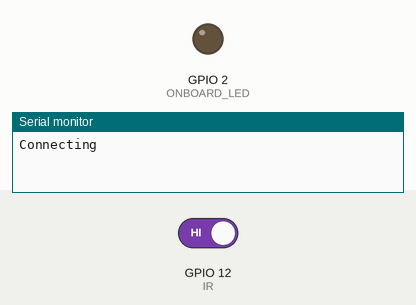
Bench run of a sketch on a simulated ESP32. Shown: output pins drawn as LEDs (lit = HIGH), the last lines printed to the serial monitor. The inputs (shaded band) are chosen by the test bench; at power-on: GPIO 12 (IR) HIGH. WiFi joins after 1.5 s; servers stay silent unless stated; uploads are accepted with an empty reply.

Above: at 0.1 s.
At 2.1 s:
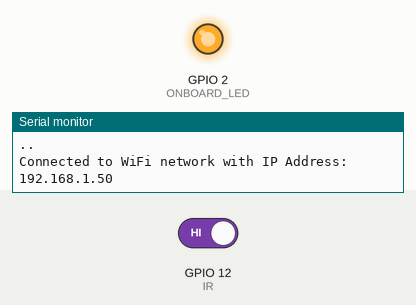
Timing chart, 0 to 4.0 s (numbered marks = the images above):
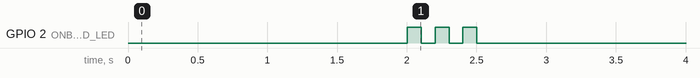

The sketch:

squeakmail.ino
```cpp
#include <WiFi.h>
#include <HTTPClient.h>
//EDIT THESE VARIABLES/////
const char* ssid = "TBD";  //Replace TBD with your Wifi SSID
const char* password = "TBD"; //Replace TBD with your Wifi password
const char* serverName = "TBD"; //Replace TBD with your IFTTT API Key
unsigned long timerDelay = 30000;  //how often you get emails once a mouse has been trapped.  30000 = 30 seconds
///////////////////////////
unsigned long lastTime = 0;
unsigned long trapTime = 0;
bool mouseTrapped = false;

#define ONBOARD_LED  2

#define IR 12
int detection = HIGH;
void setup() {
  Serial.begin (9600);
  pinMode(IR, INPUT);

  WiFi.begin(ssid, password);
  Serial.println("Connecting");
  while(WiFi.status() != WL_CONNECTED) {
    delay(1000);
    Serial.print(".");
  }
  Serial.println("");
  Serial.print("Connected to WiFi network with IP Address: ");
  Serial.println(WiFi.localIP());

  pinMode(ONBOARD_LED,OUTPUT);
//  pinMode(led, OUTPUT);
//  pinMode(led2, OUTPUT);
    digitalWrite(ONBOARD_LED,HIGH);
    delay(100);
    digitalWrite(ONBOARD_LED,LOW);
    delay(100);
    digitalWrite(ONBOARD_LED,HIGH);
    delay(100);
    digitalWrite(ONBOARD_LED,LOW);
    delay(100);
    digitalWrite(ONBOARD_LED,HIGH);
    delay(100);
    digitalWrite(ONBOARD_LED,LOW);
String httpRequestData = "value1=" + String("trap #1 initiated");
Serial.println(httpRequestData);
    if(WiFi.status()== WL_CONNECTED){
      HTTPClient http;
     http.begin(serverName);
     http.addHeader("Content-Type", "application/x-www-form-urlencoded");
     int httpResponseCode = http.POST(httpRequestData);
      Serial.print("HTTP Response code: ");
      Serial.println(httpResponseCode);
      http.end();
    }
}
void loop() {
  detection = digitalRead(IR);

  if (mouseTrapped != true) {
    trapTime = millis();
  }
  unsigned long trapDays = millis() / 1000 / 60 / 60 / 24;
  unsigned long trapHours = ((millis() - (trapDays * 1000 * 60 * 60 * 24)) / 1000 / 60 / 60);
  unsigned long trapMinutes = (millis() - (trapDays * 1000 * 60 * 60 * 24) - (trapHours * 1000 * 60 * 60)) / 1000 / 60;
  unsigned long trapSeconds = (millis() - (trapDays * 1000 * 60 * 60 * 24) - (trapHours * 1000 * 60 * 60) - (trapMinutes * 1000 * 60)) / 1000;

  unsigned long mouseDays = millis() / 1000 / 60 / 60 / 24;
  unsigned long mouseHours = ((millis() - trapTime - (mouseDays * 1000 * 60 * 60 * 24)) / 1000 / 60 / 60);
  unsigned long mouseMinutes = (millis() - trapTime - (mouseDays * 1000 * 60 * 60 * 24) - (mouseHours * 1000 * 60 * 60)) / 1000 / 60;
  unsigned long mouseSeconds = (millis() - trapTime - (mouseDays * 1000 * 60 * 60 * 24) - (mouseHours * 1000 * 60 * 60) - (mouseMinutes * 1000 * 60)) / 1000;

  String httpRequestData = "value1=" + String("trap #1 has been running for ") + trapDays + String(" days ") +
  trapHours + String(" hours ") + trapMinutes + String(" minutes ") + trapSeconds + String(" seconds. ") +
  "&value2=" + String("Mouse has been trapped for ") + mouseDays + String(" days ") +
  mouseHours + String(" hours ") + mouseMinutes + String(" minutes ") +
  mouseSeconds + String(" seconds");
  Serial.println(httpRequestData);

  if(detection == LOW){
    digitalWrite(ONBOARD_LED,HIGH); // When the Red condition is met, the Green LED should turn off
    mouseTrapped = true;
    if ((millis() - lastTime) > timerDelay) {
    //Check WiFi connection status
      if(WiFi.status()== WL_CONNECTED){
        HTTPClient http;

        // Your Domain name with URL path or IP address with path
        http.begin(serverName);

        // Specify content-type header
        http.addHeader("Content-Type", "application/x-www-form-urlencoded");
        // Data to send with HTTP POST
        //String httpRequestData = "value1=" + String("trap #1 has been running for ") + String(millis() / 1000) + String(" seconds. ") + String("Mouse has been trapped for ") + String((millis() - trapTime)/1000) + String(" seconds");
        // Send HTTP POST request
        int httpResponseCode = http.POST(httpRequestData);


        /*
        // If you need an HTTP request with a content type: application/json, use the following:
        http.addHeader("Content-Type", "application/json");
        // JSON data to send with HTTP POST
        String httpRequestData = "{\"value1\":\"" + String(random(40)) + "\",\"value2\":\"" + String(random(40)) + "\",\"value3\":\"" + String(random(40)) + "\"}";
        // Send HTTP POST request
        int httpResponseCode = http.POST(httpRequestData);
        */

        Serial.print("HTTP Response code: ");
        Serial.println(httpResponseCode);


        // Free resources
        //http.end();

      }
      else {
      Serial.println("WiFi Disconnected");
      }
    lastTime = millis();
    }
  }
  else {
    digitalWrite(ONBOARD_LED,LOW);
  }
  delay(1000);
}
```
